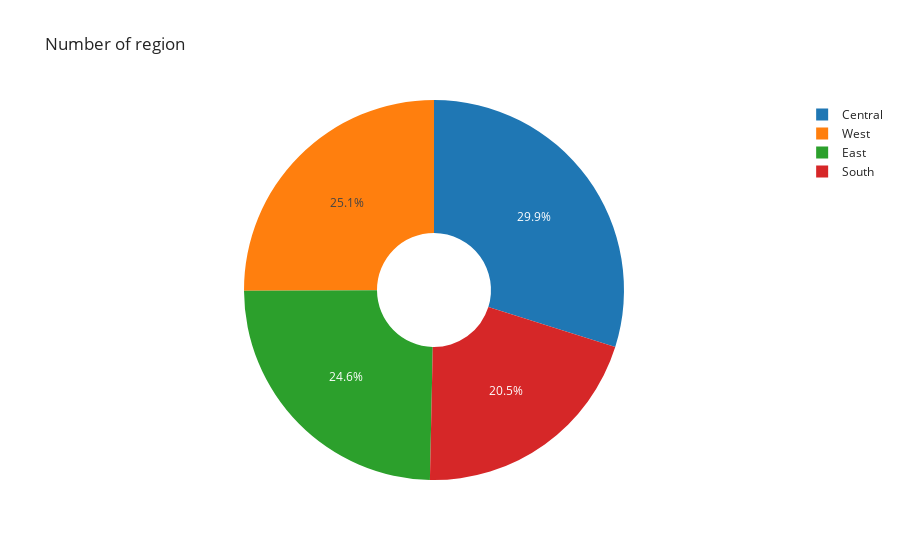

Notebook code for this chart:
### Code cell
# plot number of region
iplot(px.pie(TopRegion , values = 'count' , names = 'region' 
             , title = 'Number of region' , template = 'simple_white' , hole = 0.3 ))

### Figure 1 — Plotly figure (JSON) as saved in the notebook; plotly's stock layout.template omitted (floating-point values rounded to 4 significant figures)
{"data": [{"domain": {"x": [0, 1], "y": [0, 1]}, "hole": 0.3, "hovertemplate": "region=%{label}<br>count=%{value}<extra></extra>", "labels": ["Central", "West", "East", "South"], "legendgroup": "", "name": "", "showlegend": true, "type": "pie", "values": [2311, 1940, 1904, 1586]}], "layout": {"legend": {"tracegroupgap": 0}, "title": {"text": "Number of region"}}}
